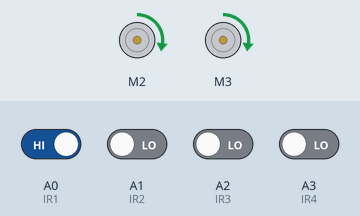
Bench run of a sketch on a simulated Arduino Uno, built with avr-gcc and run on an emulated ATmega328P. Parts: 2 × DC motor (green arrow = forward, orange = backward, longer = faster). The inputs (shaded band) are chosen by the test bench; at power-on: A0 (IR1) HIGH, A1 (IR2), A2 (IR3), A3 (IR4) LOW.

Above: at 1.2 s.
1.3 s: A1 (IR2) driven HIGH
At 1.6 s:
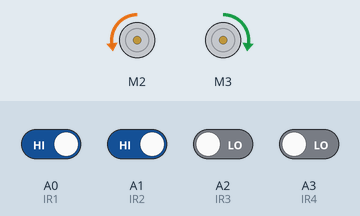
2.8 s: A1 (IR2) driven LOW
At 4.0 s:
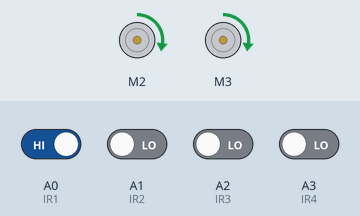
Timing chart, 0 to 5.8 s (numbered marks = the images above; inputs shaded):
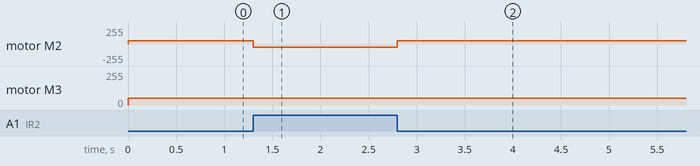

The sketch:

linefollowerfinalcode.ino
```cpp
#include <AFMotor.h>
#define Speed 50
// AF_DCMotor M1(1);
AF_DCMotor M2(2);
AF_DCMotor M3(3);
// AF_DCMotor M4(4);
int IR1 = A0;
int IR2 = A1;
int IR3 = A2;
int IR4 = A3;
void setup()
{
  Serial.begin(9600);
  // M1.setSpeed(Speed);
  M2.setSpeed(Speed);
  M3.setSpeed(Speed);
  // M4.setSpeed(Speed);c:\Users\SantoshKumar\Documents
    pinMode(IR1, INPUT);
    pinMode(IR2, INPUT);
    pinMode(IR3, INPUT);
    pinMode(IR4, INPUT);

}
void loop()
{
  int S1 = digitalRead(IR1);
  int S2 = digitalRead(IR2);
  int S3 = digitalRead(IR3);
  int S4 = digitalRead(IR4);

  if (S1==0 && S2==0 && S3==0 && S4==0)
  {
    forward();
  }
  else if(S1==1 && S2==1 && S3==0 && S4==0)
  {
     right();
  }
  else if(S1==0 && S2==0 && S3==1 && S4==1)
  {
     left();
  }
  else if(S1==1 && S2==1 && S3==1 && S4==1)
  {
     Stop();
  }
  else
  forward();
 }

//void backward()
//{
  // M1.run(FORWARD);
  //M2.run(BACKWARD);
  //M3.run(BACKWARD);
  // M4.run(FORWARD);
//}
void forward()
{
  // M1.run(BACKWARD);
  M2.run(FORWARD);
  M3.run(FORWARD);
  // M4.run(BACKWARD);
}
void right()
{
  // M1.run(BACKWARD);
  M2.run(BACKWARD);
  M3.run(FORWARD);
  // M4.run(FORWARD);
}
void left()
{
  // M1.run(FORWARD);
  M2.run(FORWARD);
  M3.run(BACKWARD);
  // M4.run(BACKWARD);
}
void Stop()
{
  // M1.run(RELEASE);
  M2.run(RELEASE);
  M3.run(RELEASE);
  // M4.run(RELEASE);
}
```

Measured:
- after the input at 1.3 s, motor M2: forward 50/255 → backward 50/255 at once
- after the input at 2.8 s, motor M2: backward 50/255 → forward 50/255 at once
